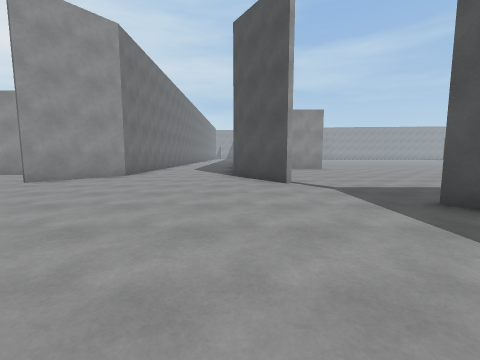
[1] (above)

24 first-person views from a walk through a Unity game level. The camera is 1.3 m above the floor, tilts 6° down and sees 90° across. The floor is counted in squares, 2 m on a side. Each view is taken from the middle of a square. On the plan, view 1 faces up. The plan holds only what a view shows up to about 9 squares ahead; the rest is blank. The place goes on beyond the plan. The player is left out. Some animated figures are not drawn.

[2]
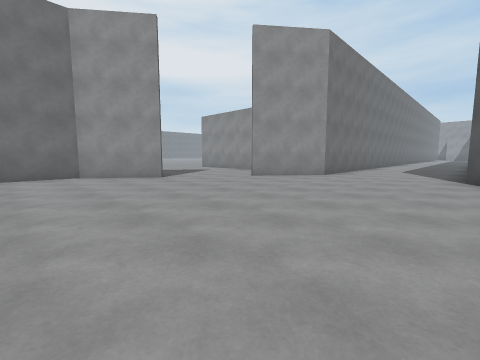

[3]
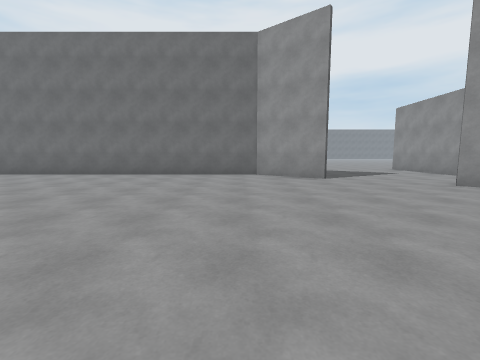

[4]
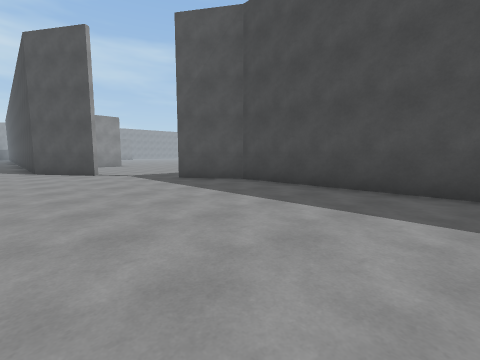

[5]
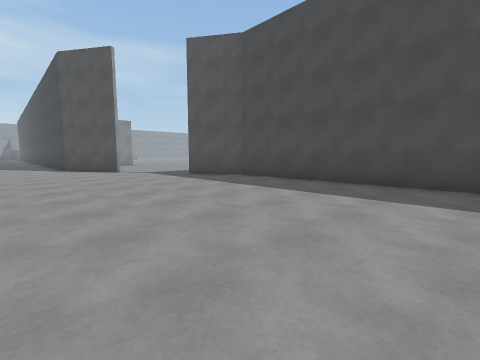

[6]
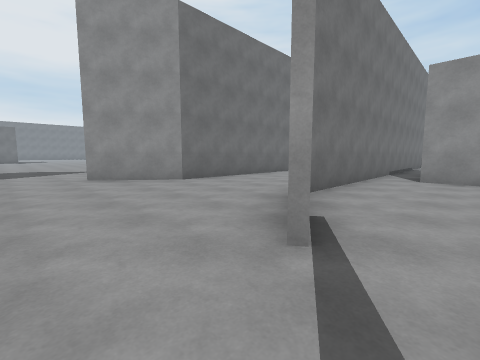

[7]
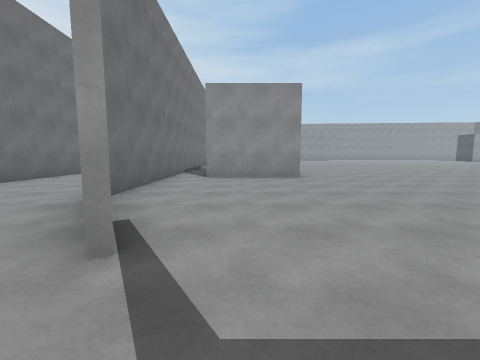

[8]
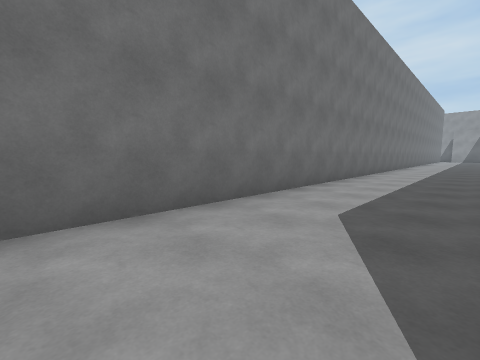

[9]
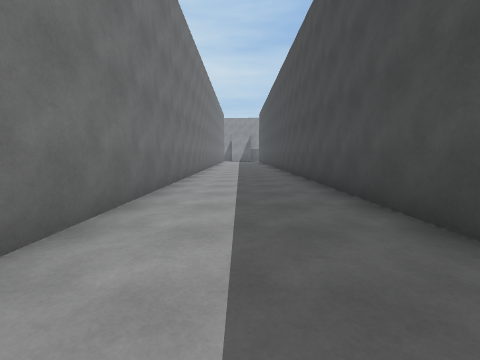

[10]
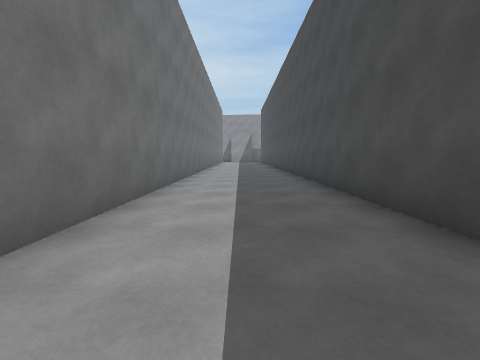

[11]
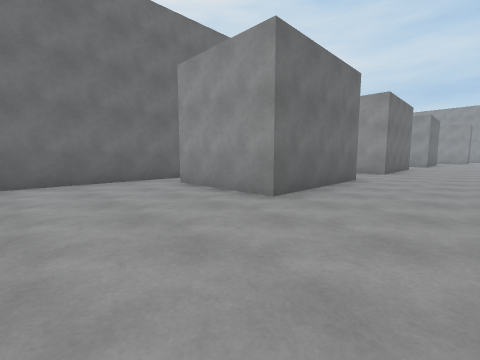

[12]
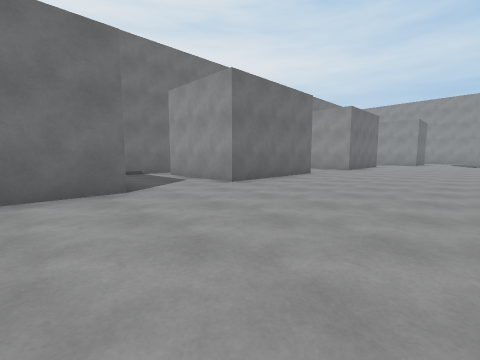

[13]
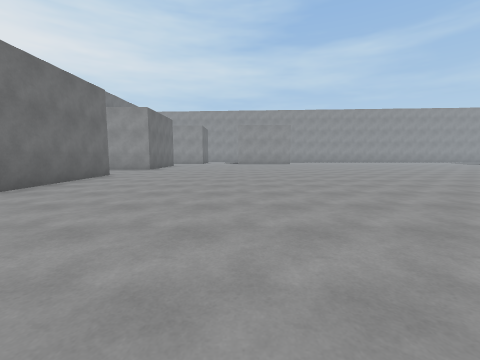

[14]
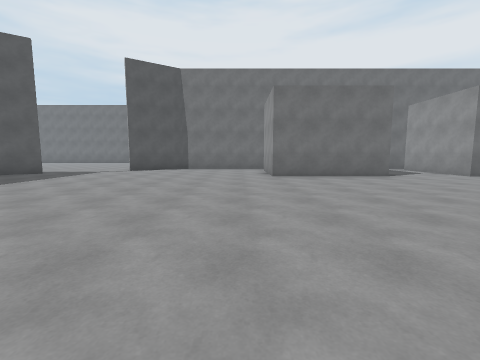

[15]
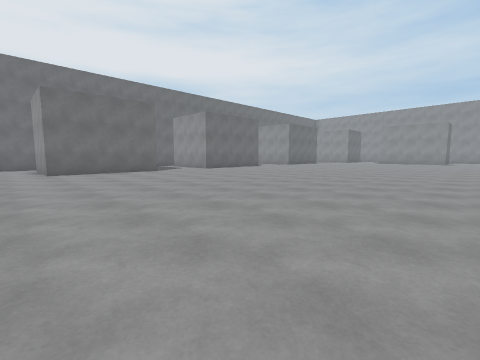

[16]
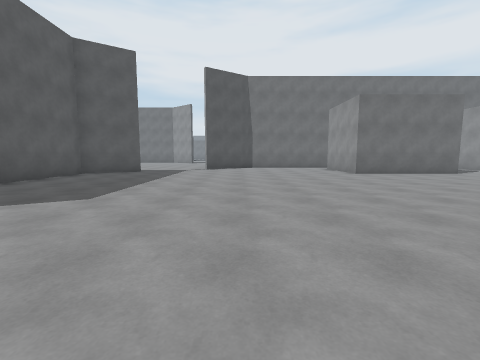

[17]
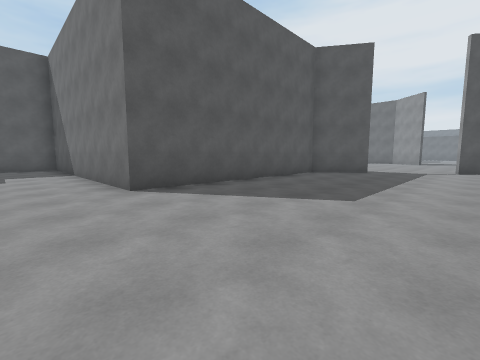

[18]
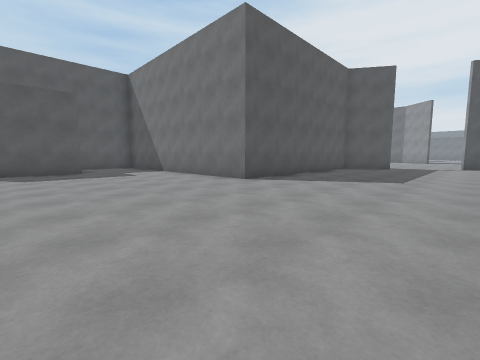

[19]
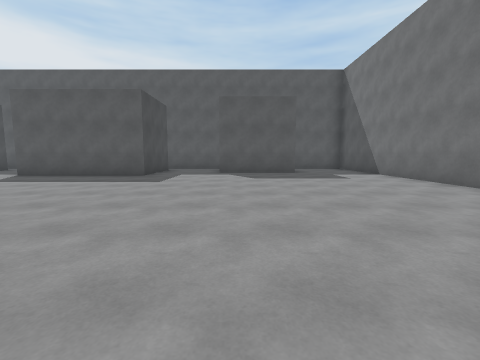

[20]
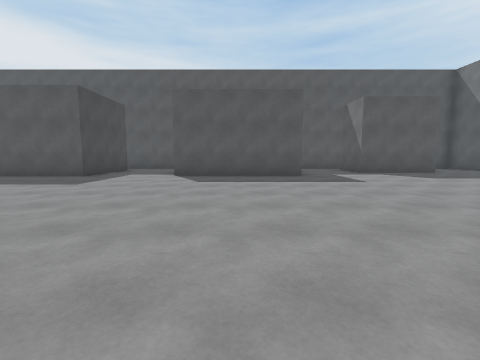

[21]
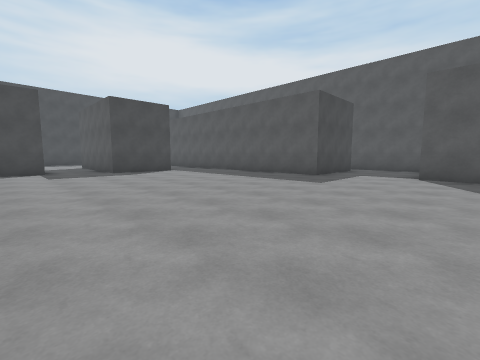

[22]
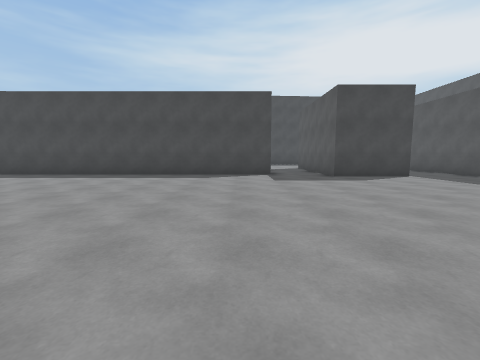

[23]
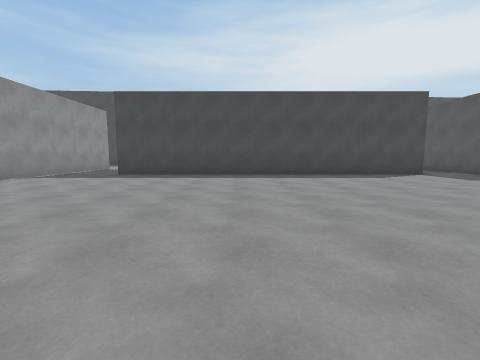

[24]
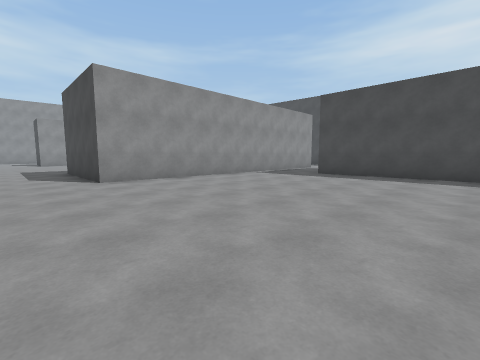

### Floor plan
Points are (right, up) in squares from view 1. A wall is a line through its corners. A room is listed if a view was taken in it or the views show most of it. See-through windows are left out.
Room 1 (views 1, 2, 3, 4, 5, 6, 7, 8, 9, 10)
walls: (1.1, 5.4) (-0.2, 7.3) (-0.2, 9); (-6.4, 3.4) (-7.9, 1.6) (-7.9, -4.5); (-0.2, 13.8) (-0.2, 23.1); (3.6, -4.1) (3.6, 1.5) (2.6, 3.1); (-3.5, 22.9) (-3.5, 7.4) (-5, 5.5)
ways out: opening at (2.5, 4.5) to room 2; opening at (-6, 4)
Room 2 (views 11, 12, 13, 14, 15, 16, 17, 18, 19, 20, 21, 22, 23, 24)
walls: (3.8, 14.6) (3.8, 11) (1, 11); (18, -4) (18, -2.6) (22.1, -2.6); (13, -3.5) (15.7, -3.5) (15.7, -4.1); (30.9, 3.9) (30.9, 14); (32.1, 16.2) (24.7, 16.2) (24.7, 19.9); (2.7, 3.3) (3.8, 1.6) (10.4, 1.6) (10.4, -4.5); (3.8, 20.8) (3.8, 16.9) (0.9, 16.9); (0.8, 6.1) (1.2, 5.5); (24.7, -4.1) (24.7, -2.2) (27.2, -2.2); (30.2, -0.1) (30.2, 2.2) (32.1, 2.2); (0, 17.5) (0, 7.8); (30.1, -2.2) (32.1, -2.2)
ways out: opening at (2.5, 4.5) to room 1

Positions as (right, up) in squares from view 1, and headings:
1: (0, 0), facing up
2: (0, 0), facing up-left
3: (0, 1), facing left
4: (-1, -3), facing up-right
5: (-2, -4), facing up-right
6: (2, 4), facing up-left
7: (2, 4), facing up
8: (-1, 8), facing up-left
9: (-2, 12), facing up
10: (-2, 14), facing up
11: (6, 8), facing up-left
12: (8, 13), facing up-left
13: (8, 13), facing up
14: (11, 10), facing left
15: (13, 10), facing up-left
16: (12, 7), facing left
17: (12, 6), facing down-left
18: (15, 6), facing down-left
19: (15, 5), facing down
20: (20, 5), facing down
21: (21, 5), facing down-right
22: (23, 5), facing right
23: (23, 10), facing right
24: (23, 10), facing up-right
